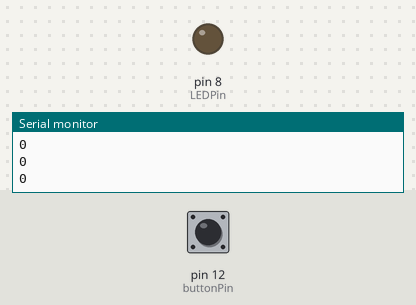
A sketch run on a simulated Arduino Uno, built with avr-gcc and run on an emulated ATmega328P. On the bench: output pins drawn as LEDs (lit = HIGH), the last lines printed to the serial monitor. The inputs (shaded band) are chosen by the test bench; at power-on: pin 12 (buttonPin) LOW.

Above: at 1.2 s.
1.3 s: pin 12 (buttonPin) pulled HIGH for 0.15 s
At 2.2 s:
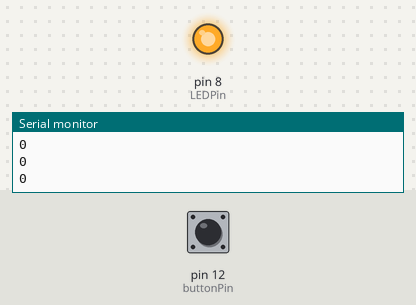
2.9 s: pin 12 (buttonPin) pulled HIGH for 1 s
At 3.5 s:
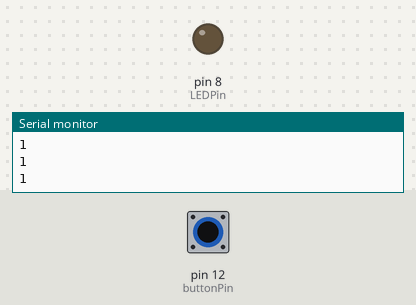
5.4 s: pin 12 (buttonPin) pulled HIGH for 3.2 s
At 6.7 s:
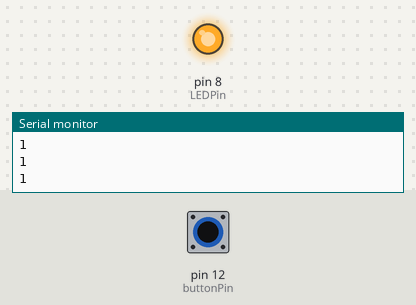
Timing chart, 0 to 8.4 s (numbered marks = the images above; inputs shaded):
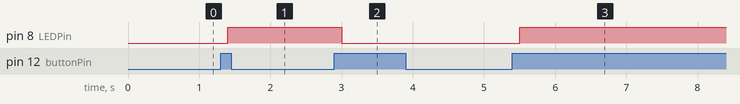

Measured:
- after the input at 1.3 s, pin 8 (LEDPin): LOW → HIGH after 0.10 s
- after the input at 2.9 s, pin 8 (LEDPin): HIGH → LOW after 0.10 s
- after the input at 5.4 s, pin 8 (LEDPin): LOW → HIGH after 0.11 s

The sketch:

Pushbutton_Toggle.ino
```cpp
int LEDPin = 8;
int buttonPin = 12;
int LEDState = 0;
int buttonOld = 1;
int buttonNew;
int dt = 100;

void setup() {
  // put your setup code here, to run once:
Serial.begin(9600);
pinMode(LEDPin, OUTPUT);
pinMode(buttonPin, INPUT);
}

void loop() {
  // put your main code here, to run repeatedly:
buttonNew = digitalRead(buttonPin);
Serial.println(buttonNew);
delay(dt);

if(buttonOld == 0 && buttonNew == 1){
  if (LEDState == 0){
    digitalWrite(LEDPin, HIGH);
    LEDState = 1;
    }
   else{
    digitalWrite(LEDPin, LOW);
    LEDState = 0;
    }
  }
buttonOld = buttonNew;
}
```
